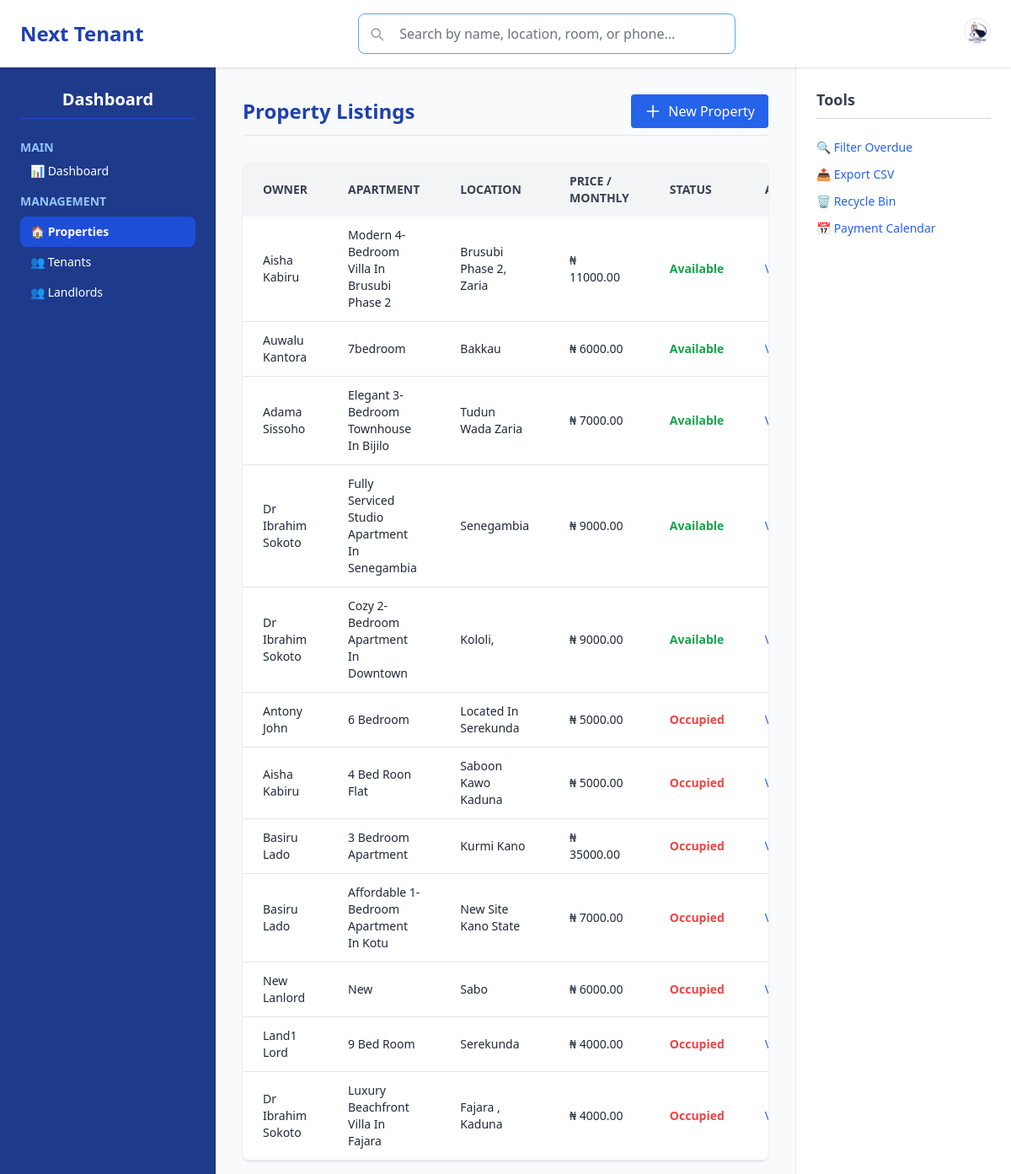
/property, run on the app's committed database.
### soniHouseAgent/models.py (models this page shows, shortened)
class House(models.Model):
    title = models.CharField(max_length=200)
    description = models.TextField()
    price = models.DecimalField(max_digits=12, decimal_places=2)  # Monthly price
    location = models.CharField(max_length=255)
    num_bedrooms = models.IntegerField()
    num_bathrooms = models.IntegerField()
    is_available = models.BooleanField(default=True)
    listed_date = models.DateTimeField(auto_now_add=True)
    image = models.ImageField(upload_to='house_images/', blank=True, null=True)
    owner = models.ForeignKey(Landlord, on_delete=models.CASCADE, related_name='houses')
    is_deleted = models.BooleanField(default=False)

class Landlord(models.Model):
    first_name = models.CharField(max_length=30)
    last_name = models.CharField(max_length=30)
    phone_number = models.CharField(max_length=11)
    email = models.EmailField()
    address = models.TextField()
    id_card = models.CharField(max_length=50)
    is_deleted = models.BooleanField(default=False) #this is to enanle bin restre
    def __str__(self):
        return f"{self.first_name} {self.last_name}"

### soniHouseAgent/views.py (the view)
# urls.py: path('property', views.property_listing, name="property"),
def property_listing(request):
    properties = House.objects.select_related('owner').filter(is_deleted=False).order_by('-is_available', 'owner__last_name')
    form = HouseForm()
    if request.method == "POST":
        form = HouseForm(request.POST, request.FILES)
        if form.is_valid():
            form.save()
            return redirect('property')
    context={
        'properties': properties,
        'form': form
        }
    return render(request, 'soniHouseAgent/adminpage/property.html', context)

### soniHouseAgent/forms.py
class HouseForm(forms.ModelForm):
    class Meta:
        model = House
        fields = '__all__'
        exclude = ['is_deleted']

### soniHouseAgent/templates/soniHouseAgent/adminpage/property.html (shortened to what this page needs)
{% extends "soniHouseAgent/adminpage/base.html" %}
{% load crispy_forms_tags %}
{% block content %}
<main class="col-span-1 md:col-span-8 px-4" x-data="{ showForm: false }">
  <div class="max-w-7xl mx-auto space-y-8 mt-4">
    <div class="flex justify-between items-center border-b pb-2">
      <h2 class="text-2xl font-bold text-blue-800">Property Listings</h2>
      <button @click="showForm = !showForm" class="inline-flex items-center px-4 py-2 bg-blue-600 text-white rounded hover:bg-blue-700 transition">
        <svg xmlns="http://www.w3.org/2000/svg" class="w-5 h-5 mr-2" fill="none" viewBox="0 0 24 24" stroke="currentColor">
          <path stroke-linecap="round" stroke-linejoin="round" stroke-width="2" d="M12 4v16m8-8H4"/>
        </svg>
        New Property
      </button>
    </div>
    <div class="overflow-x-auto bg-white rounded-lg shadow">
      <table class="min-w-full table-auto">
        <thead class="bg-gray-100 text-left text-gray-700 uppercase text-sm font-semibold">
          <tr>
            <th class="px-6 py-3">Owner</th>
            <th class="px-6 py-3">Apartment</th>
            <th class="px-6 py-3">Location</th>
            <th class="px-6 py-3">Price / Monthly</th>
            <th class="px-6 py-3">Status</th>
            <th class="px-6 py-3">Actions</th>
          </tr>
        </thead>
        <tbody class="text-sm text-gray-800">
          {% for list in properties %}
          <tr class="border-b hover:bg-gray-50">
            <td class="px-6 py-3">{{ list.owner.first_name|title }} {{ list.owner.last_name|title }}</td>
            <td class="px-6 py-3">{{ list.title|title }}</td>
            <td class="px-6 py-3">{{ list.location|title }}</td>
            <td class="px-6 py-3">&#8358; {{ list.price|floatformat:2 }}</td>
            <td class="px-6 py-3">
              {% if list.is_available %}
                <span class="text-green-600 font-semibold">Available</span>
              {% else %}
                <span class="text-red-500 font-semibold">Occupied</span>
              {% endif %}
            </td>
            <td class="px-6 py-3 space-x-2">
              <a href="{% url 'property-info' list.id %}" class="text-blue-600 hover:underline">View Info</a>
            </td>
          </tr>
          {% endfor %}
        </tbody>
      </table>
    </div>
  </div>
</main>
{% endblock %}

### data on the page
House: owner.first_name "Aisha", owner.last_name "Kabiru", title "Modern 4-Bedroom Villa In Brusubi Phase 2", location "Brusubi Phase 2, Zaria", price "11000.00", is_available "Available"
House: owner.first_name "Auwalu", owner.last_name "Kantora", title "7bedroom", location "Bakkau", price "6000.00", is_available "Available"
House: owner.first_name "Adama", owner.last_name "Sissoho", title "Elegant 3-Bedroom Townhouse In Bijilo", location "Tudun Wada Zaria", price "7000.00", is_available "Available"
House: owner.first_name "Dr Ibrahim", owner.last_name "Sokoto", title "Fully Serviced Studio Apartment In Senegambia", location "Senegambia", price "9000.00", is_available "Available"
House: owner.first_name "Dr Ibrahim", owner.last_name "Sokoto", title "Cozy 2-Bedroom Apartment In Downtown", location "Kololi,", price "9000.00", is_available "Available"
House: owner.first_name "Antony", owner.last_name "John", title "6 Bedroom", location "Located In Serekunda", price "5000.00", is_available "Occupied"
House: owner.first_name "Aisha", owner.last_name "Kabiru", title "4 Bed Roon Flat", location "Saboon Kawo Kaduna", price "5000.00", is_available "Occupied"
House: owner.first_name "Basiru", owner.last_name "Lado", title "3 Bedroom Apartment", location "Kurmi Kano", price "35000.00", is_available "Occupied"
House: owner.first_name "Basiru", owner.last_name "Lado", title "Affordable 1-Bedroom Apartment In Kotu", location "New Site Kano State", price "7000.00", is_available "Occupied"
House: owner.first_name "New", owner.last_name "Lanlord", title "New", location "Sabo", price "6000.00", is_available "Occupied"
House: owner.first_name "Land1", owner.last_name "Lord", title "9 Bed Room", location "Serekunda", price "4000.00", is_available "Occupied"
House: owner.first_name "Dr Ibrahim", owner.last_name "Sokoto", title "Luxury Beachfront Villa In Fajara", location "Fajara , Kaduna", price "4000.00", is_available "Occupied"
